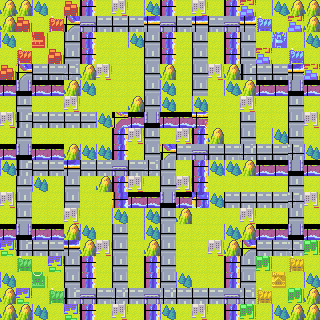

Tiled map render using the project's own tile images. Description and the map definition, with tile-layer contents summarised, below:
An orthogonal 20x20 tile map with 16x16 px tiles, 3 tile layers (layer 0, layer 1, buildings).

<map version="1.0" orientation="orthogonal" renderorder="left-up" width="20" height="20" tilewidth="16" tileheight="16" nextobjectid="1">
 <tileset firstgid="1" name="tiles" tilewidth="16" tileheight="16" margin="1" tilecount="225">
  <image source="tiles.png" width="256" height="256" />
  <tile id="0">
   <properties>
    <property name="tile" value="map_ground" />
   </properties>
  </tile>
  <tile id="1">
   <properties>
    <property name="tile" value="map_water" />
   </properties>
  </tile>
  <tile id="2">
   <properties>
    <property name="tile" value="map_forest" />
   </properties>
  </tile>
  <tile id="3">
   <properties>
    <property name="tile" value="map_mountain" />
   </properties>
  </tile>
  <tile id="15">
   <properties>
    <property name="tile" value="map_tower_red" />
   </properties>
  </tile>
  <tile id="30">
   <properties>
    <property name="tile" value="map_tower_blue" />
   </properties>
  </tile>
  <tile id="32">
   <properties>
    <property name="tile" value="map_qg_red" />
   </properties>
  </tile>
  <tile id="33">
   <properties>
    <property name="tile" value="map_qg_blue" />
   </properties>
  </tile>
  <tile id="35">
   <properties>
    <property name="tile" value="map_gfactory_red" />
   </properties>
  </tile>
  <tile id="36">
   <properties>
    <property name="tile" value="map_gfactory_blue" />
   </properties>
  </tile>
  <tile id="37">
   <properties>
    <property name="tile" value="map_gfactory_green" />
   </properties>
  </tile>
  <tile id="38">
   <properties>
    <property name="tile" value="map_gfactory_yellow" />
   </properties>
  </tile>
  <tile id="45">
   <properties>
    <property name="tile" value="map_tower_green" />
   </properties>
  </tile>
  <tile id="56">
   <properties>
    <property name="tile" value="map_water_horizontal" />
   </properties>
  </tile>
  <tile id="60">
   <properties>
    <property name="tile" value="map_tower_yellow" />
   </properties>
  </tile>
  <tile id="70">
   <properties>
    <property name="tile" value="map_water_corner_top_left" />
   </properties>
  </tile>
  <tile id="72">
   <properties>
    <property name="tile" value="map_water_corner_top_right" />
   </properties>
  </tile>
  <tile id="75">
   <properties>
    <property name="tile" value="map_tower_black" />
   </properties>
  </tile>
  <tile id="84">
   <properties>
    <property name="tile" value="map_water_vertical" />
   </properties>
  </tile>
  <tile id="92">
   <properties>
    <property name="tile" value="map_qg_green" />
   </properties>
  </tile>
  <tile id="93">
   <properties>
    <property name="tile" value="map_qg_yellow" />
   </properties>
  </tile>
  <tile id="100">
   <properties>
    <property name="tile" value="map_water_corner_bot_left" />
   </properties>
  </tile>
  <tile id="102">
   <properties>
    <property name="tile" value="map_water_corner_bot_right" />
   </properties>
  </tile>
  <tile id="115">
   <properties>
    <property name="tile" value="map_road_corner_top_left" />
   </properties>
  </tile>
  <tile id="116">
   <properties>
    <property name="tile" value="map_road_cross_top" />
   </properties>
  </tile>
  <tile id="117">
   <properties>
    <property name="tile" value="map_road_corner_top_right" />
   </properties>
  </tile>
  <tile id="120">
   <properties>
    <property name="tile" value="map_tower_neutral" />
   </properties>
  </tile>
  <tile id="121">
   <properties>
    <property name="tile" value="map_gfactory_neutral" />
   </properties>
  </tile>
  <tile id="129">
   <properties>
    <property name="tile" value="map_road_vertical" />
   </properties>
  </tile>
  <tile id="130">
   <properties>
    <property name="tile" value="map_road_cross_left" />
   </properties>
  </tile>
  <tile id="131">
   <properties>
    <property name="tile" value="map_road_cross_center" />
   </properties>
  </tile>
  <tile id="132">
   <properties>
    <property name="tile" value="map_road_cross_right" />
   </properties>
  </tile>
  <tile id="143">
   <properties>
    <property name="tile" value="map_road_bridge_horizontal" />
   </properties>
  </tile>
  <tile id="144">
   <properties>
    <property name="tile" value="map_road_horizontal" />
   </properties>
  </tile>
  <tile id="145">
   <properties>
    <property name="tile" value="map_road_corner_bot_left" />
   </properties>
  </tile>
  <tile id="146">
   <properties>
    <property name="tile" value="map_road_cross_bot" />
   </properties>
  </tile>
  <tile id="147">
   <properties>
    <property name="tile" value="map_road_corner_bot_right" />
   </properties>
  </tile>
  <tile id="158">
   <properties>
    <property name="tile" value="map_road_bridge_vertical" />
   </properties>
  </tile>
  <tile id="159">
   <properties>
    <property name="tile" value="map_road_vertical2" />
   </properties>
  </tile>
 </tileset>
 <layer name="layer 0" width="20" height="20">
  <data>[400 cells, 400 non-empty, 19 distinct tile ids]</data>
 </layer>
 <layer name="layer 1" width="20" height="20">
  <data>[400 cells, 80 non-empty, 3 distinct tile ids]</data>
 </layer>
 <layer name="buildings" width="20" height="20">
  <data>[400 cells, 28 non-empty, 12 distinct tile ids]</data>
 </layer>
</map>